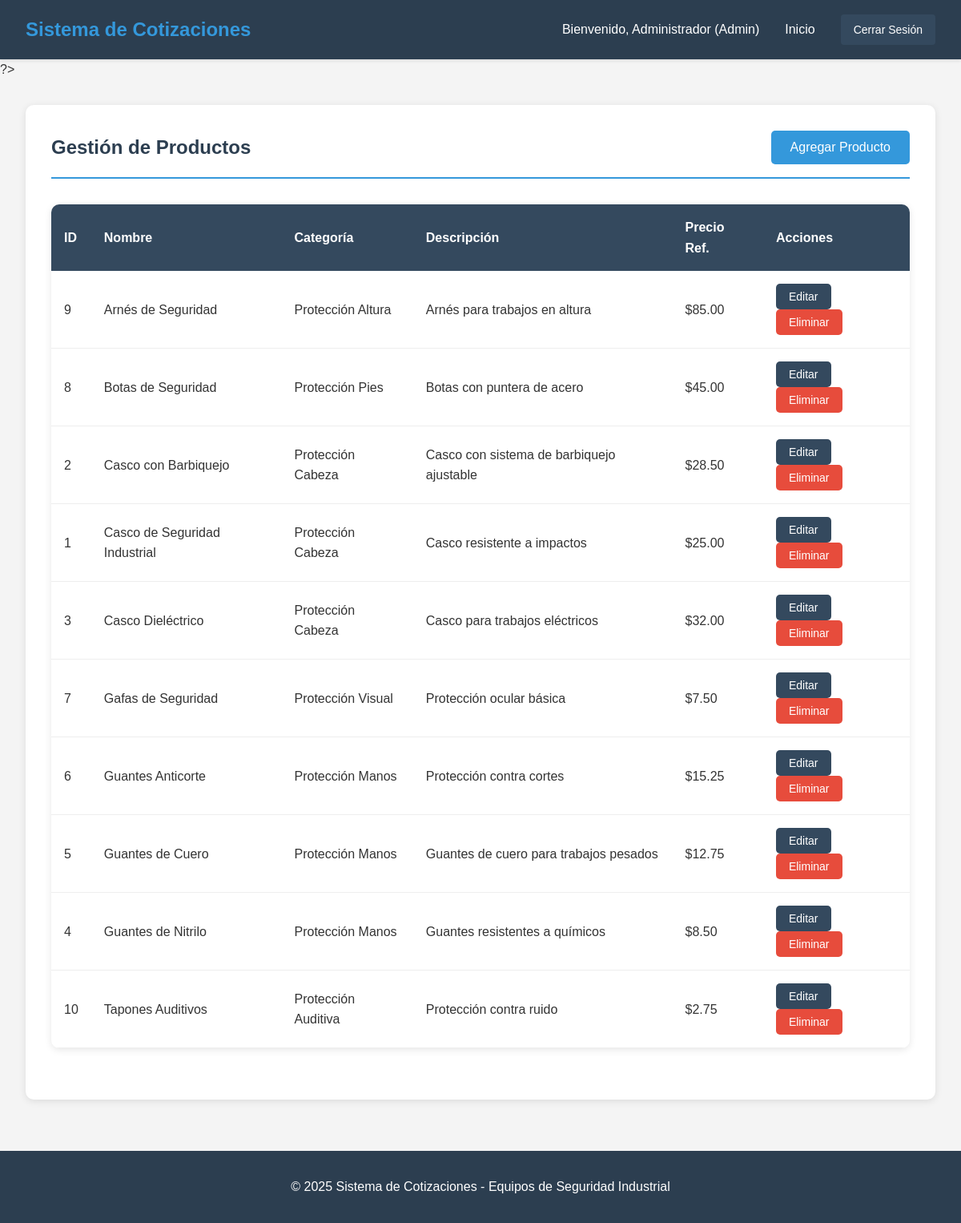
The app's page /productos.php (signed in) with its own data.
### tables this page shows
CREATE TABLE productos (
    id INT AUTO_INCREMENT PRIMARY KEY,
    nombre VARCHAR(200) NOT NULL,
    descripcion TEXT,
    categoria_id INT NOT NULL,
    precio_referencia DECIMAL(10,2) NOT NULL DEFAULT 0,
    codigo VARCHAR(50),
    activo BOOLEAN DEFAULT TRUE,
    fecha_creacion TIMESTAMP DEFAULT CURRENT_TIMESTAMP,
    fecha_actualizacion TIMESTAMP DEFAULT CURRENT_TIMESTAMP ON UPDATE CURRENT_TIMESTAMP,
    FOREIGN KEY (categoria_id) REFERENCES categorias(id)
);

CREATE TABLE categorias (
    id INT AUTO_INCREMENT PRIMARY KEY,
    nombre VARCHAR(100) NOT NULL,
    descripcion TEXT,
    activo BOOLEAN DEFAULT TRUE,
    fecha_creacion TIMESTAMP DEFAULT CURRENT_TIMESTAMP
);

### includes/database.php (called while the page is built, shortened)
<?php
class Database {
    private static $instance = null;
    private $connection;
    private function __construct() {
        try {
            $this->connection = new PDO(
                "mysql:host=" . DB_HOST . ";dbname=" . DB_NAME . ";charset=" . DB_CHARSET,
                DB_USER,
                DB_PASS,
                [
                    PDO::ATTR_ERRMODE => PDO::ERRMODE_EXCEPTION,
                    PDO::ATTR_DEFAULT_FETCH_MODE => PDO::FETCH_ASSOC,
                    PDO::ATTR_EMULATE_PREPARES => false
                ]
            );
        } catch (PDOException $e) {
            die("Error de conexión a la base de datos: " . $e->getMessage());
        }
    }
    public static function getInstance() {
        if (self::$instance === null) {
            self::$instance = new self();
        }
        return self::$instance;
    }
    public function query($sql, $params = []) {
        try {
            $stmt = $this->connection->prepare($sql);
            $stmt->execute($params);
            return $stmt;
        } catch (PDOException $e) {
            throw new Exception("Error en consulta: " . $e->getMessage());
        }
    }
    public function fetchAll($sql, $params = []) {
        return $this->query($sql, $params)->fetchAll();
    }
}
function getDB() {
    return Database::getInstance();
}
function escape($string) {
    return htmlspecialchars($string, ENT_QUOTES, 'UTF-8');
}
function formatearMoneda($cantidad) {
    return '$' . number_format($cantidad, 2);
}
?>

### productos.php (the view, shortened to what this page needs)
<?php
require_once 'includes/database.php';
$db = getDB();
$sql = "SELECT p.*, c.nombre as categoria_nombre
        FROM productos p
        JOIN categorias c ON p.categoria_id = c.id
        WHERE p.activo = 1
        ORDER BY p.nombre";
$productos = $db->fetchAll($sql);
include 'includes/header.php';
?>
?>
<div class="container">
    <div class="card">
        <div class="card-header">
            <h2>Gestión de Productos</h2>
            <button class="btn btn-primary" onclick="showModal('modalAgregar')">Agregar Producto</button>
        </div>
        <div class="table">
            <table>
                <thead>
                    <tr>
                        <th>ID</th>
                        <th>Nombre</th>
                        <th>Categoría</th>
                        <th>Descripción</th>
                        <th>Precio Ref.</th>
                        <th>Acciones</th>
                    </tr>
                </thead>
                <tbody>
                    <?php foreach ($productos as $producto): ?>
                    <tr>
                        <td><?php echo escape($producto['id']); ?></td>
                        <td><?php echo escape($producto['nombre']); ?></td>
                        <td><?php echo escape($producto['categoria_nombre']); ?></td>
                        <td><?php echo escape($producto['descripcion']); ?></td>
                        <td><?php echo formatearMoneda($producto['precio_referencia']); ?></td>
                        <td>
                            <button class="btn btn-sm" onclick="editarProducto(<?php echo $producto['id']; ?>)">Editar</button>
                            <button class="btn btn-sm btn-danger" onclick="eliminarProducto(<?php echo $producto['id']; ?>)">Eliminar</button>
                        </td>
                    </tr>
                    <?php endforeach; ?>
                </tbody>
            </table>
        </div>
    </div>
</div>
<?php include 'includes/footer.php'; ?>

### css/style.css (style rules this page uses)
* { margin: 0; padding: 0; box-sizing: border-box; }
body { font-family: Arial, sans-serif; line-height: 1.6; background-color: #f4f4f4; color: #333; }
.container { max-width: 1200px; margin: 2rem auto; padding: 0 2rem; }
.btn { display: inline-block; padding: 0.75rem 1.5rem; background-color: #34495e; color: white; text-decoration: none; border-radius: 5px; border: none; cursor: pointer; transition: background-color 0.3s; font-size: 1rem; }
.btn-primary { background-color: #3498db; }
.btn-danger { background-color: #e74c3c; }
.btn-sm { padding: 0.5rem 1rem; font-size: 0.875rem; }
.table { width: 100%; background: white; border-radius: 10px; overflow: hidden; box-shadow: 0 2px 10px rgba(0,0,0,0.1); margin-bottom: 2rem; }
.table table { width: 100%; border-collapse: collapse; }
.table th { background-color: #34495e; color: white; padding: 1rem; text-align: left; }
.table td { padding: 1rem; border-bottom: 1px solid #eee; }
.card { background: white; border-radius: 10px; box-shadow: 0 2px 10px rgba(0,0,0,0.1); padding: 2rem; margin-bottom: 2rem; }
.card-header { border-bottom: 2px solid #3498db; padding-bottom: 1rem; margin-bottom: 2rem; }
.card-header h2 { color: #2c3e50; }

### productos.php (style rules this page uses)
.card-header { display: flex; justify-content: space-between; align-items: center; }

### records on screen
productos: id "9", nombre "Arnés de Seguridad", categoria.nombre "Protección Altura", descripcion "Arnés para trabajos en altura", precio_referencia "$85.00"
productos: id "8", nombre "Botas de Seguridad", categoria.nombre "Protección Pies", descripcion "Botas con puntera de acero", precio_referencia "$45.00"
productos: id "2", nombre "Casco con Barbiquejo", categoria.nombre "Protección Cabeza", descripcion "Casco con sistema de barbiquejo ajustable", precio_referencia "$28.50"
productos: id "1", nombre "Casco de Seguridad Industrial", categoria.nombre "Protección Cabeza", descripcion "Casco resistente a impactos", precio_referencia "$25.00"
productos: id "3", nombre "Casco Dieléctrico", categoria.nombre "Protección Cabeza", descripcion "Casco para trabajos eléctricos", precio_referencia "$32.00"
productos: id "7", nombre "Gafas de Seguridad", categoria.nombre "Protección Visual", descripcion "Protección ocular básica", precio_referencia "$7.50"
productos: id "6", nombre "Guantes Anticorte", categoria.nombre "Protección Manos", descripcion "Protección contra cortes", precio_referencia "$15.25"
productos: id "5", nombre "Guantes de Cuero", categoria.nombre "Protección Manos", descripcion "Guantes de cuero para trabajos pesados", precio_referencia "$12.75"
productos: id "4", nombre "Guantes de Nitrilo", categoria.nombre "Protección Manos", descripcion "Guantes resistentes a químicos", precio_referencia "$8.50"
productos: id "10", nombre "Tapones Auditivos", categoria.nombre "Protección Auditiva", descripcion "Protección contra ruido", precio_referencia "$2.75"

### other values on screen
$_SESSION['usuario_nombre'] "Administrador"
$_SESSION['usuario_rol'] "Admin"
